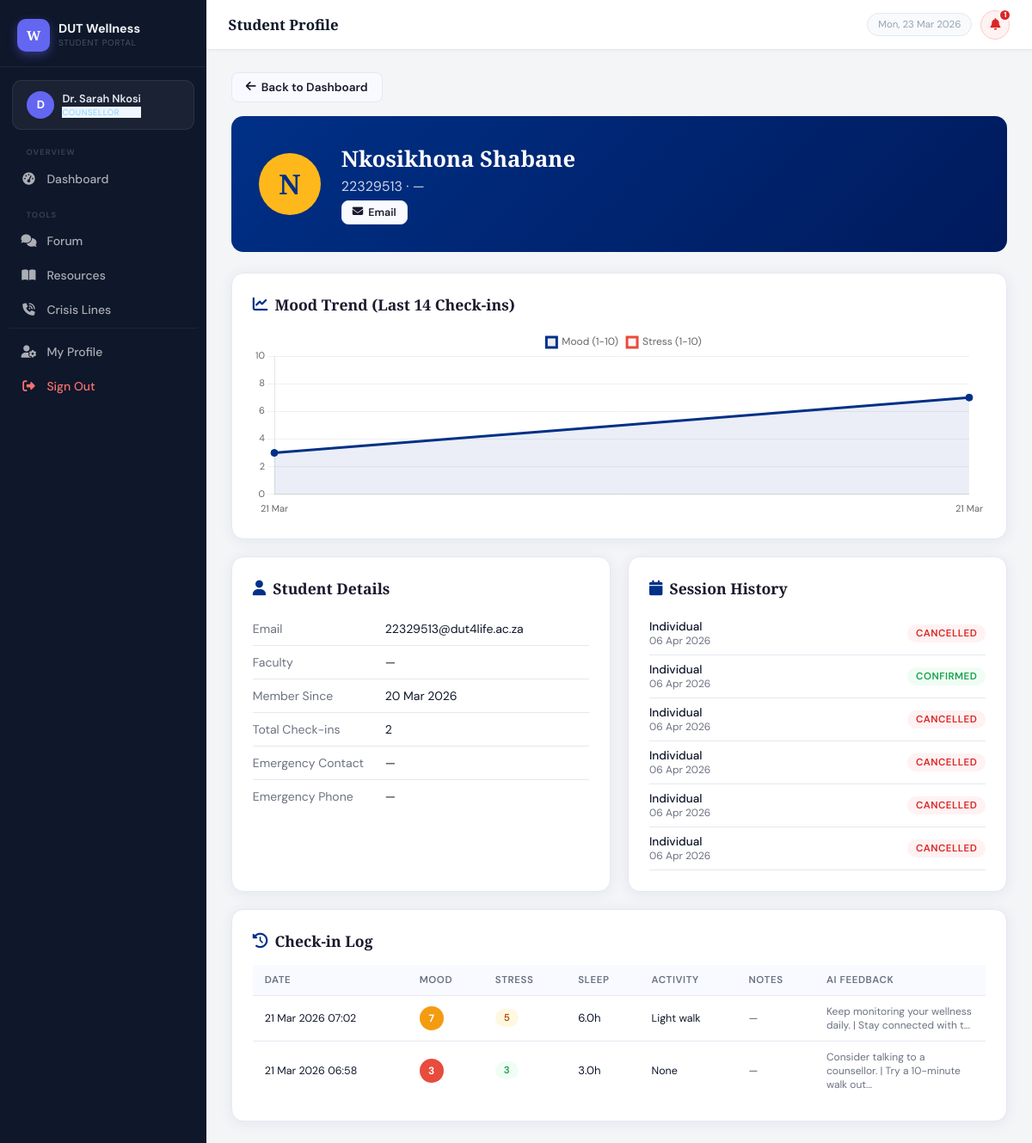
Page /counsellor/student/4 (signed in) on the committed database.
### app.py (models this page shows, shortened)
class User(db.Model):
    id = db.Column(db.Integer, primary_key=True)
    student_number = db.Column(db.String(20), unique=True, nullable=False)
    full_name = db.Column(db.String(100), nullable=False)
    email = db.Column(db.String(120), unique=True, nullable=False)
    password_hash = db.Column(db.String(256), nullable=False)
    role = db.Column(db.String(20), default='student')
    faculty = db.Column(db.String(100))
    phone = db.Column(db.String(20))
    emergency_contact = db.Column(db.String(100))
    emergency_phone = db.Column(db.String(20))
    is_active = db.Column(db.Boolean, default=True)
    created_at = db.Column(db.DateTime, default=datetime.utcnow)
    reset_token = db.Column(db.String(100))
    reset_token_expiry = db.Column(db.DateTime)
    checkins = db.relationship('CheckIn', backref='user', lazy=True,
                               foreign_keys='CheckIn.user_id')
    posts = db.relationship('ForumPost', backref='author', lazy=True,
                            foreign_keys='ForumPost.user_id')
    bookings = db.relationship('Booking', backref='student', lazy=True,
                               foreign_keys='Booking.student_id')
    counsellor_bookings = db.relationship('Booking', backref='counsellor', lazy=True,
                                          foreign_keys='Booking.counsellor_id')
    sos_alerts = db.relationship('SOSAlert', backref='user', lazy=True,
                                 foreign_keys='SOSAlert.user_id')
    sos_responses = db.relationship('SOSAlert', backref='responder', lazy=True,
                                    foreign_keys='SOSAlert.responded_by')
    @property
    def is_authenticated(self): return True

class Booking(db.Model):
    id = db.Column(db.Integer, primary_key=True)
    student_id = db.Column(db.Integer, db.ForeignKey('user.id'), nullable=False)
    counsellor_id = db.Column(db.Integer, db.ForeignKey('user.id'), nullable=True)
    session_type = db.Column(db.String(50))
    preferred_date = db.Column(db.DateTime)
    reason = db.Column(db.Text)
    status = db.Column(db.String(20), default='pending')
    notes = db.Column(db.Text)
    created_at = db.Column(db.DateTime, default=datetime.utcnow)

class CheckIn(db.Model):
    id = db.Column(db.Integer, primary_key=True)
    user_id = db.Column(db.Integer, db.ForeignKey('user.id'), nullable=False)
    mood_score = db.Column(db.Integer, nullable=False)
    stress_level = db.Column(db.Integer)
    sleep_hours = db.Column(db.Float)
    physical_activity = db.Column(db.String(50))
    notes = db.Column(db.Text)
    ai_feedback = db.Column(db.Text)
    timestamp = db.Column(db.DateTime, default=datetime.utcnow)

### app.py (the view)
@app.route('/counsellor/student/<int:student_id>')
@login_required
@counsellor_required
def view_student(student_id):
    student = User.query.get_or_404(student_id)
    checkins = CheckIn.query.filter_by(user_id=student_id).order_by(CheckIn.timestamp.desc()).all()
    bookings = Booking.query.filter_by(student_id=student_id).all()
    mood_data = [c.mood_score for c in reversed(checkins[:14])]
    mood_labels = [c.timestamp.strftime('%d %b') for c in reversed(checkins[:14])]
    return render_template('view_student.html', student=student, checkins=checkins,
                           bookings=bookings, mood_data=mood_data, mood_labels=mood_labels)

### templates/view_student.html (shortened to what this page needs)
{% extends "base.html" %}
{% block page_title %}Student Profile{% endblock %}
{% block content %}
<a href="{{ url_for('counsellor_dashboard') }}" class="btn btn-ghost mb-2"><i class="fa-solid fa-arrow-left"></i> Back to Dashboard</a>
<div class="profile-header mb-3">
  <div class="profile-avatar">{{ student.full_name[0] }}</div>
  <div>
    <h2 style="font-family:'Playfair Display',serif;font-size:1.6rem;margin-bottom:4px;">{{ student.full_name }}</h2>
    <p style="opacity:0.8;">{{ student.student_number }} · {{ student.faculty or '—' }}</p>
    <div style="display:flex;gap:8px;margin-top:6px;flex-wrap:wrap;">
      <a href="mailto:{{ student.email }}" class="btn btn-sm btn-ghost"><i class="fa-solid fa-envelope"></i> Email</a>
    </div>
  </div>
</div>
<div class="grid-2">
  <div class="card col-span-2">
    <div class="card-title"><i class="fa-solid fa-chart-line"></i> Mood Trend (Last 14 Check-ins)</div>
    {% if mood_data %}
    <div class="chart-container"><canvas id="moodChart"></canvas></div>
    {% else %}
    <div class="empty-state"><i class="fa-solid fa-chart-line"></i><p>No check-ins recorded</p></div>
    {% endif %}
  </div>
  <div class="card">
    <div class="card-title"><i class="fa-solid fa-user"></i> Student Details</div>
    <table style="font-size:0.875rem;width:100%;">
      <tr><td style="color:var(--text-muted);padding:6px 0;width:140px;">Email</td><td>{{ student.email }}</td></tr>
      <tr><td style="color:var(--text-muted);padding:6px 0;">Faculty</td><td>{{ student.faculty or '—' }}</td></tr>
      <tr><td style="color:var(--text-muted);padding:6px 0;">Member Since</td><td>{{ student.created_at.strftime('%d %b %Y') }}</td></tr>
      <tr><td style="color:var(--text-muted);padding:6px 0;">Total Check-ins</td><td>{{ checkins|length }}</td></tr>
      <tr><td style="color:var(--text-muted);padding:6px 0;">Emergency Contact</td><td>{{ student.emergency_contact or '—' }}</td></tr>
      <tr><td style="color:var(--text-muted);padding:6px 0;">Emergency Phone</td><td>{{ student.emergency_phone or '—' }}</td></tr>
    </table>
  </div>
  <div class="card">
    <div class="card-title"><i class="fa-solid fa-calendar"></i> Session History</div>
    {% if bookings %}
    {% for b in bookings %}
    <div style="padding:8px 0;border-bottom:1px solid var(--border);display:flex;justify-content:space-between;align-items:center;">
      <div>
        <div style="font-size:0.85rem;font-weight:500;">{{ b.session_type|title }}</div>
        <div style="font-size:0.75rem;color:var(--text-muted);">{{ b.preferred_date.strftime('%d %b %Y') if b.preferred_date else 'TBD' }}</div>
      </div>
      <span class="badge badge-{{ b.status }}">{{ b.status }}</span>
    </div>
    {% endfor %}
    {% else %}
    <div class="empty-state"><i class="fa-solid fa-calendar"></i><p>No sessions booked</p></div>
    {% endif %}
  </div>
  <div class="card col-span-2">
    <div class="card-title"><i class="fa-solid fa-clock-rotate-left"></i> Check-in Log</div>
    <div class="table-wrap">
      <table>
        <thead><tr><th>Date</th><th>Mood</th><th>Stress</th><th>Sleep</th><th>Activity</th><th>Notes</th><th>AI Feedback</th></tr></thead>
        <tbody>
          {% for c in checkins[:20] %}
          <tr>
            <td style="white-space:nowrap;font-size:0.78rem;">{{ c.timestamp.strftime('%d %b %Y %H:%M') }}</td>
            <td><div class="mood-dot mood-{{ c.mood_score }}" style="width:28px;height:28px;font-size:0.75rem;">{{ c.mood_score }}</div></td>
            <td>{% if c.stress_level %}<span class="badge badge-{{ 'cancelled' if c.stress_level>=7 else 'pending' if c.stress_level>=5 else 'confirmed' }}">{{ c.stress_level }}</span>{% else %}—{% endif %}</td>
            <td style="font-size:0.82rem;">{{ c.sleep_hours|string+'h' if c.sleep_hours else '—' }}</td>
            <td style="font-size:0.78rem;">{{ c.physical_activity or '—' }}</td>
            <td style="font-size:0.78rem;max-width:120px;color:#555;">{{ c.notes[:50]+'...' if c.notes and c.notes|length>50 else c.notes or '—' }}</td>
            <td style="font-size:0.75rem;color:var(--text-muted);max-width:150px;">{{ c.ai_feedback[:60]+'...' if c.ai_feedback and c.ai_feedback|length>60 else c.ai_feedback or '—' }}</td>
          </tr>
          {% endfor %}
        </tbody>
      </table>
    </div>
  </div>
</div>
{% endblock %}
{% block extra_js %}
<script>
const moodLabels = {{ mood_labels | tojson }};
const moodData = {{ mood_data | tojson }};
renderMoodChart(moodLabels, moodData, [], []);
</script>
{% endblock %}

### templates/base.html (shortened to what this page needs)
<!DOCTYPE html>
<html lang="en">
<head>
  <link href="https://cdnjs.cloudflare.com/ajax/libs/font-awesome/6.5.0/css/all.min.css" rel="stylesheet">
  <link rel="stylesheet" href="{{ url_for('static', filename='css/main.css') }}">
</head>
<body>
{% if current_user.is_authenticated %}
  <nav class="sidebar" id="sidebar">
    <div class="sidebar-logo">
      <div class="logo-mark">W</div>
      <div class="logo-text">
        <span class="logo-main">DUT Wellness</span>
        <span class="logo-sub">Student Portal</span>
      </div>
    </div>
    <div class="sidebar-user">
      <div class="user-avatar">{{ current_user.full_name[0] }}</div>
      <div class="user-info">
        <span class="user-name">{{ current_user.full_name }}</span>
        <span class="user-role badge-{{ current_user.role }}">{{ current_user.role | title }}</span>
      </div>
    </div>
    <ul class="nav-links">
      {% if current_user.role == 'student' %}
        <li><div class="nav-section">Overview</div></li>
        <li>
          <a href="{{ url_for('student_dashboard') }}"
             class="{% if request.endpoint == 'student_dashboard' %}active{% endif %}">
            <i class="fa-solid fa-gauge-high"></i><span>Dashboard</span>
          </a>
        </li>
        <li>
          <a href="{{ url_for('checkin') }}"
             class="{% if request.endpoint == 'checkin' %}active{% endif %}">
            <i class="fa-solid fa-heart-pulse"></i><span>Daily Check-in</span>
          </a>
        </li>
        <li>
          <a href="{{ url_for('checkin_history') }}"
             class="{% if request.endpoint == 'checkin_history' %}active{% endif %}">
            <i class="fa-solid fa-chart-line"></i><span>My Progress</span>
          </a>
        </li>
        <li><div class="nav-section">Support</div></li>
        <li>
          <a href="{{ url_for('forum') }}"
             class="{% if 'forum' in request.endpoint %}active{% endif %}">
            <i class="fa-solid fa-comments"></i><span>Peer Forum</span>
          </a>
        </li>
        <li>
          <a href="{{ url_for('booking') }}"
             class="{% if request.endpoint == 'booking' %}active{% endif %}">
            <i class="fa-solid fa-calendar-check"></i><span>Book Session</span>
          </a>
        </li>
        <li>
          <a href="{{ url_for('resources') }}"
             class="{% if request.endpoint == 'resources' %}active{% endif %}">
            <i class="fa-solid fa-book-open"></i><span>Resources</span>
          </a>
        </li>
        <li><div class="nav-section">Emergency</div></li>
        <li class="nav-emergency">
          <a href="{{ url_for('sos') }}">
            <i class="fa-solid fa-circle-exclamation"></i><span>SOS Alert</span>
          </a>
        </li>
        <li class="nav-emergency-alt">
          <a href="{{ url_for('crisis') }}">
            <i class="fa-solid fa-phone-volume"></i><span>Crisis Lines</span>
          </a>
        </li>
      {% elif current_user.role == 'counsellor' %}
        <li><div class="nav-section">Overview</div></li>
        <li>
          <a href="{{ url_for('counsellor_dashboard') }}"
             class="{% if request.endpoint == 'counsellor_dashboard' %}active{% endif %}">
            <i class="fa-solid fa-gauge-high"></i><span>Dashboard</span>
          </a>
        </li>
        <li><div class="nav-section">Tools</div></li>
        <li><a href="{{ url_for('forum') }}"><i class="fa-solid fa-comments"></i><span>Forum</span></a></li>
        <li><a href="{{ url_for('resources') }}"><i class="fa-solid fa-book-open"></i><span>Resources</span></a></li>
        <li><a href="{{ url_for('crisis') }}"><i class="fa-solid fa-phone-volume"></i><span>Crisis Lines</span></a></li>
      {% endif %}
      <li class="nav-bottom">
        <a href="{{ url_for('profile') }}"
           class="{% if request.endpoint == 'profile' %}active{% endif %}">
          <i class="fa-solid fa-user-gear"></i><span>My Profile</span>
        </a>
      </li>
      <li>
        <a href="{{ url_for('logout') }}" style="color:#f87171 !important;">
          <i class="fa-solid fa-right-from-bracket"></i><span>Sign Out</span>
        </a>
      </li>
    </ul>
  </nav>
  <div class="main-wrap">
    <header class="topbar">
      <div class="topbar-title">{% block page_title %}{% endblock %}</div>
      <div class="topbar-right">
        <span class="topbar-date" id="topbar-date"></span>
        {% if current_user.role in ['counsellor', 'admin'] %}
        <a href="{{ url_for('admin_dashboard' if current_user.role == 'admin' else 'counsellor_dashboard') }}"
           class="sos-badge" id="sos-badge" title="Active SOS alerts">
          <i class="fa-solid fa-bell"></i>
          <span class="sos-count" id="sos-count" style="display:none;">0</span>
        </a>
        {% endif %}
      </div>
    </header>
    <main class="content-area">
      {% block content %}{% endblock %}
    </main>
  </div>
{% endif %}
{% block extra_js %}{% endblock %}
</body>
</html>

### rows in the picture
User: full_name "D", full_name "Dr. Sarah Nkosi", role "COUNSELLOR"
User: full_name "N", full_name "Nkosikhona Shabane", student_number "22329513", faculty "—", email "22329513@dut4life.ac.za", created_at "20 Mar 2026", emergency_contact "—", emergency_phone "—"
Booking: session_type "Individual", preferred_date "06 Apr 2026", status "CANCELLED"
Booking: session_type "Individual", preferred_date "06 Apr 2026", status "CONFIRMED"
Booking: session_type "Individual", preferred_date "06 Apr 2026", status "CANCELLED"
Booking: session_type "Individual", preferred_date "06 Apr 2026", status "CANCELLED"
Booking: session_type "Individual", preferred_date "06 Apr 2026", status "CANCELLED"
Booking: session_type "Individual", preferred_date "06 Apr 2026", status "CANCELLED"
CheckIn: timestamp "21 Mar 2026 07:02", mood_score "7", stress_level "5", sleep_hours "6.0h", physical_activity "Light walk", notes "—", ai_feedback "Keep monitoring your wellness daily. | Stay connected with t..."
CheckIn: timestamp "21 Mar 2026 06:58", mood_score "3", stress_level "3", sleep_hours "3.0h", physical_activity "None", notes "—", ai_feedback "Consider talking to a counsellor. | Try a 10-minute walk out..."

### other values in the picture
{{ checkins|length }} "2"
chart data {{ mood_data | tojson }} [3, 7]
